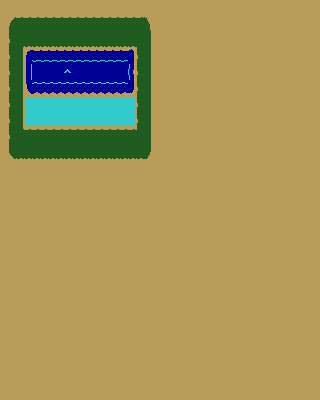

A 2D game scene composited from a Tiled map and its tileset images. What follows is a short description and the map's XML, with each tile layer's data collapsed to a summary:
An orthogonal 40x25 tile map with 8x16 px tiles, 1 tile layer (Tile Layer 1).

<map version="1.8" tiledversion="1.8.2" orientation="orthogonal" renderorder="right-down" width="40" height="25" tilewidth="8" tileheight="16" infinite="0" nextlayerid="2" nextobjectid="1">
 <tileset firstgid="1" source="OverworldTiles.tsx" />
 <layer id="1" name="Tile Layer 1" width="40" height="25">
  <data>[1000 cells, 1000 non-empty, 29 distinct tile ids]</data>
 </layer>
</map>
